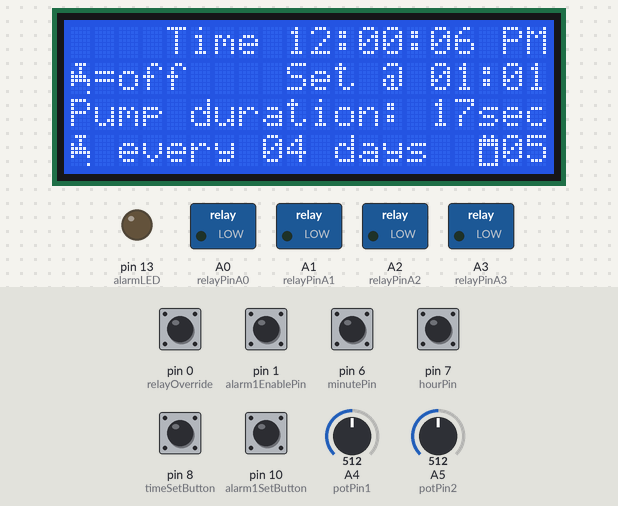
The sketch below on a simulated Arduino Uno, built with avr-gcc and run on an emulated ATmega328P. Shown: 20×4 character LCD, switched loads named in the sketch (green lamp = pin HIGH), output pins drawn as LEDs (lit = HIGH). The inputs (shaded band) are chosen by the test bench; at power-on: pin 0 (relayOverride), pin 1 (alarm1EnablePin), pin 6 (minutePin), pin 7 (hourPin), pin 8 (timeSetButton), pin 10 (alarm1SetButton) HIGH, A4 (potPin1) = 512, A5 (potPin2) = 512.

Above: at 1.2 s.
1.3 s: pin 1 (alarm1EnablePin) pulled LOW for 0.15 s
At 1.38 s:
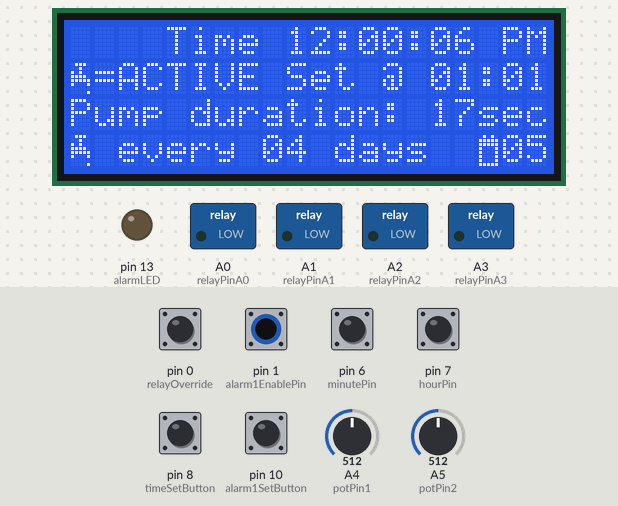
2.9 s: pin 8 (timeSetButton) pulled LOW for 0.15 s
At 3.8 s:
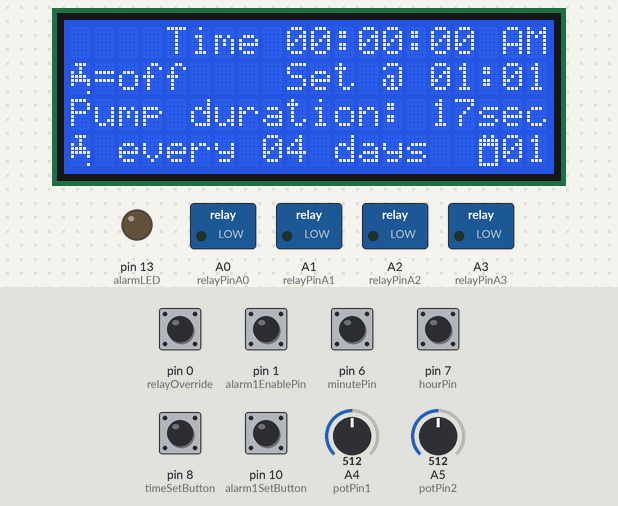
6.0 s: pin 1 (alarm1EnablePin) pulled LOW for 1 s
At 6.7 s:
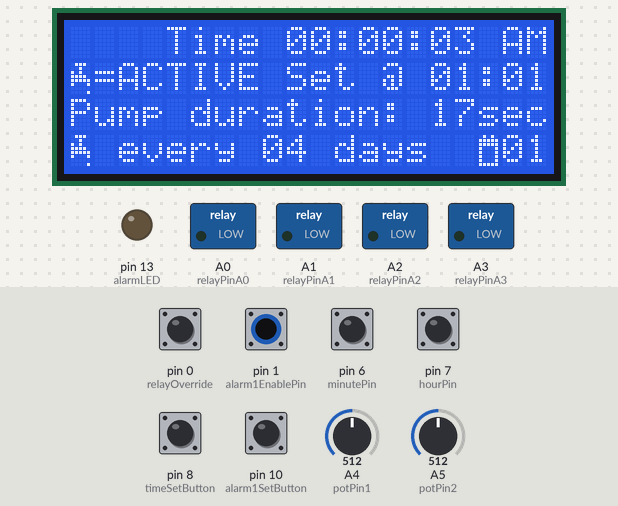
8.5 s: A4 (potPin1) set to 716
At 9.8 s:
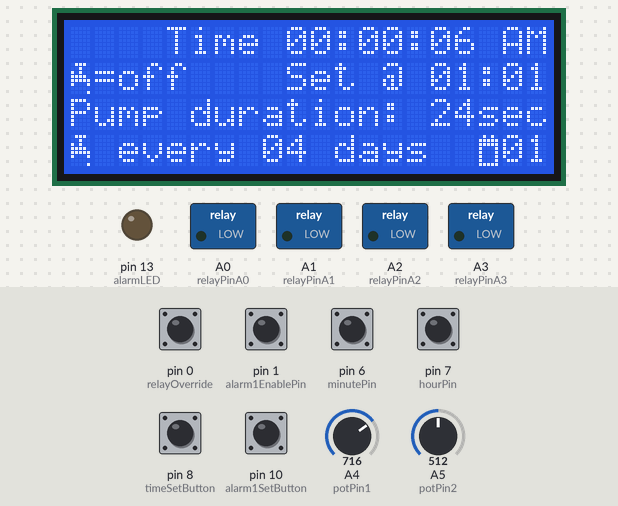
10.5 s: A5 (potPin2) set to 716
At 11.8 s:
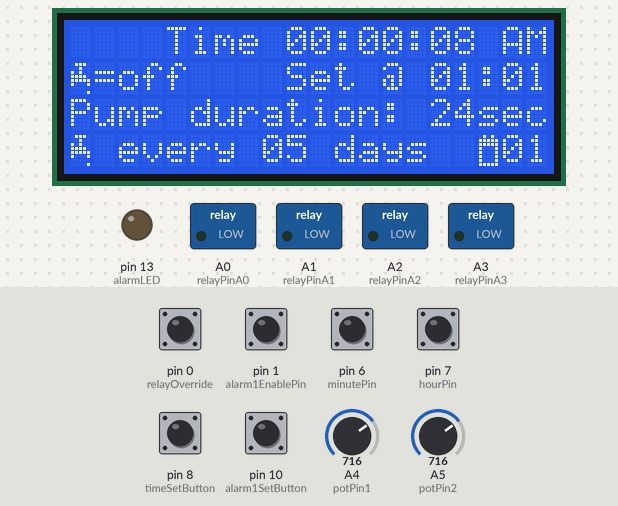
12.5 s: pin 8 (timeSetButton) pulled LOW for 1 s
At 15.2 s:
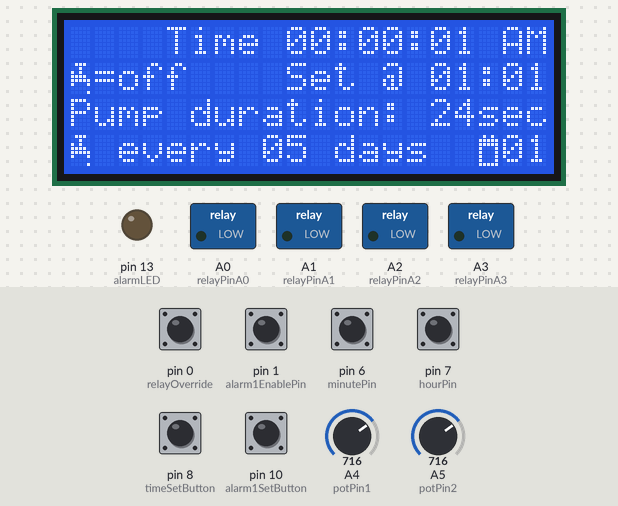
Timing chart, 0 to 16.7 s (numbered marks = the images above; inputs shaded):
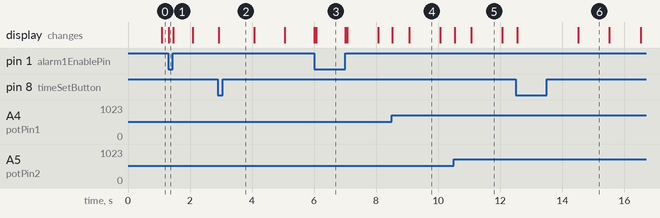

The sketch:

water_pump.ino
```cpp
#include<Time.h>
#include<TimeAlarms.h>
#include<LiquidCrystal.h>

int x = 0;
long previousMillis = 0;
long intervalIdle = 300;
int LCDalarm=0;

LiquidCrystal lcd (12, 11, 5,4,3,2);

const int relayPinA0=A0;
const int relayPinA1=A1;
const int relayPinA2=A2;
const int relayPinA3=A3;
int potPin1 =A4;
int potPin2 =A5;
const int relayOverride = 0;
const int alarm1EnablePin = 1 ;
const int minutePin = 6;
const int hourPin =7;
const int timeSetButton = 8;
int buzzer = 9;
const int alarmLED = 13 ;
const int alarm1SetButton = 10;
int pumpDuration = 0;
int dayInterval =1;
unsigned char delayms = 250;
int minutePushCounter =0;
int minuteState= 0;
int lastminuteState = 0;
int hourPushCounter =0;
int hourState= 0;
int lasthourState = 0;
int setButtonState = 0;
int alarmHRPushCounter =1;
int alarmMinPushCounter =1;
int alarmHR = 0;
int alarmHRState = 0;
int lastalarmHRState = 0;
int alarmMin = 0;
int alarmMinState = 0;
int lastalarmMinState = 0;

byte water[8] ={
B01110,   B00100,  B10100,  B11110,  B11111,  B10001,  B00000,  B00001};

byte calendar[8] ={
B01010,  B11111,  B11111,  B10001,  B10001,  B10001,  B10001,  B11111};

 int dayoftheweek = 1 ;

void setup() {
  lcd.begin(20,4);

  setTime(12,00,05,5,9,1999);

 pinMode(minutePin, INPUT_PULLUP);
 pinMode(hourPin, INPUT_PULLUP);
 pinMode(timeSetButton, INPUT_PULLUP);
 pinMode(alarm1SetButton, INPUT_PULLUP);
 pinMode(alarm1EnablePin, INPUT_PULLUP);

 pinMode(alarmLED, OUTPUT);
 pinMode(relayOverride, INPUT_PULLUP);

 pinMode(relayPinA0, OUTPUT);
 pinMode(relayPinA1, OUTPUT);
 pinMode(relayPinA2, OUTPUT);
 pinMode(relayPinA3, OUTPUT);

 lcd.createChar(1,water);
 lcd.createChar(2,calendar);

}

void loop() {

  digitalClockDisplay();
  minute_reset59();
  hour_reset24();
  setAlarmHR_Min();
  setTime_Hour_Minute();
  AmPm();

 lcd.setCursor(0,3); lcd.write(1); lcd.print(" every "); printDigits(dayInterval); lcd.setCursor(10,3); lcd.print(" days");
 lcd.setCursor(17,3); lcd.write(2); lcd.setCursor(18,3); printDigits(day());
 if (second()==59){lcd.clear(); }

 if (digitalRead(alarm1EnablePin)==LOW) {
   lcd.setCursor(1,1); lcd.print("=ACTIVE");
    if (day()%dayInterval==0)
     alarm();   }

  else{
     lcd.setCursor(1,1); lcd.print("=off   ");

     digitalWrite(relayPinA0,LOW); digitalWrite(relayPinA1,LOW);
     digitalWrite(relayPinA2,LOW); digitalWrite(relayPinA3,LOW);
     digitalWrite(alarmLED,LOW);
       }

  if (hour()== alarmHRPushCounter && minute()==alarmMinPushCounter && second()==pumpDuration/29)
  {
    digitalWrite(relayPinA0,LOW); delay(200);
    digitalWrite(relayPinA1,LOW); delay(200);
    digitalWrite(relayPinA2,LOW); delay(200);
    digitalWrite(relayPinA3,LOW);
   }

  if (digitalRead(relayOverride)==LOW && digitalRead(alarm1EnablePin)==LOW)
{   lcd.setCursor(15,1); lcd.print("OvrR");
    digitalWrite(relayPinA0,HIGH); delay(200);
    digitalWrite(relayPinA1,HIGH); delay(200);
    digitalWrite(relayPinA2,HIGH); delay(200);
    digitalWrite(relayPinA3,HIGH);          }
   }

 void setAlarmHR_Min() {
 while  (digitalRead(alarm1SetButton)==LOW) {

    alarmHRState = digitalRead(hourPin);
   if (alarmHRState != lastalarmHRState) {
     if (alarmHRState == LOW) {
      alarmHRPushCounter ++; }}

   alarmMinState = digitalRead(minutePin);
   if (alarmMinState != lastalarmMinState) {
     if (alarmMinState == LOW) {
      alarmMinPushCounter ++; }}

     lastalarmHRState = alarmHRState;
     lastalarmMinState = alarmMinState;
   digitalClockDisplay();
   minute_reset59();
   hour_reset24();
     }
 }

void alarm(){

    if (hour()== alarmHRPushCounter && minute()==alarmMinPushCounter && second()<=1){
    digitalWrite(relayPinA0,HIGH);
    delay(100); digitalWrite(relayPinA1,HIGH);
    delay(100); digitalWrite(relayPinA2,HIGH);
    delay(100); digitalWrite(relayPinA3,HIGH);          }

  if (hour()== alarmHRPushCounter && minute()==alarmMinPushCounter && second()<=4){
    analogWrite(buzzer, 10);
    delay(delayms);
   analogWrite(buzzer, 0);
    delay(delayms);

 unsigned long currentMillis = millis();
  if(currentMillis - previousMillis > intervalIdle) {
   previousMillis = currentMillis;
   if (LCDalarm == 0){
     LCDalarm = LCDalarm + 1;
      lcd.setCursor(15,1); lcd.print(" (");lcd.write(1);lcd.print(") ");
      digitalWrite(alarmLED,HIGH);
       }
   else  {
     lcd.setCursor(15,1); lcd.print("( ");lcd.write(1);lcd.print(" )");
     LCDalarm = LCDalarm - 1;
     digitalWrite(alarmLED,LOW);
      }             }   }
}

void minute_reset59() {
  if (minutePushCounter > 59){
  minutePushCounter = 0;}

  if (alarmMinPushCounter > 59){
  alarmMinPushCounter = 0;}  }

void hour_reset24() {
  if (hourPushCounter >23){
  hourPushCounter = 0;}

   if (alarmHRPushCounter >23){
  alarmHRPushCounter = 0;} }

  void setTime_Hour_Minute () {
     minuteState = digitalRead(minutePin);
   if (minuteState != lastminuteState) {
     if (minuteState == LOW) {
       minutePushCounter++;
     }
   }

   hourState = digitalRead(hourPin);
   if (hourState != lasthourState) {
     if (hourState == LOW) {
       hourPushCounter++;
      }
   }
    lastminuteState = minuteState;
    lasthourState = hourState;

  setButtonState = digitalRead(timeSetButton);
    if (setButtonState == LOW) {
    setTime(hourPushCounter, minutePushCounter,00,dayoftheweek, 7, 2000);
    }
  }

void AmPm () {
  if (hour()>=12) {lcd.setCursor(18,0); lcd.print("PM"); }
  else { lcd.setCursor(18,0); lcd.print("AM"); } }

void digitalClockDisplay() {
 pumpDuration = analogRead(potPin1);
 dayInterval = analogRead(potPin2);
 dayInterval = map(dayInterval, 0,1000, 1,7);

  lcd.setCursor(4,0); lcd.print("Time");
  lcd.setCursor(9,0); printDigits(hour()); lcd.print(":");
  lcd.setCursor(12,0);printDigits(minute());lcd.print(":");
  lcd.setCursor(15,0); printDigits(second());
  lcd.setCursor(0,1); lcd.write(1);

  lcd.setCursor(9,1); lcd.print("Set @ ");
  lcd.setCursor(15,1); printDigits(alarmHRPushCounter); lcd.print(":");
  lcd.setCursor(18,1); printDigits(alarmMinPushCounter);
  lcd.setCursor(0,2); lcd.print("Pump duration: "); printDigits(pumpDuration/29);
  lcd.setCursor(17,2); lcd.print("sec");
}

void printDigits(int digits) {
  if (digits <10)
  lcd.print('0');
  lcd.print(digits);
}
```

Measured:
- after the input at 1.3 s, the display: changes at once (image 1)
- after the input at 2.9 s, the display: first changes at once (image 2 shows a later state)
- after the input at 6.0 s, the display: first changes at once (image 3 shows a later state)
- what the display in image 4 shows lasts 1.0 s, from 9.1 s to 10.1 s
